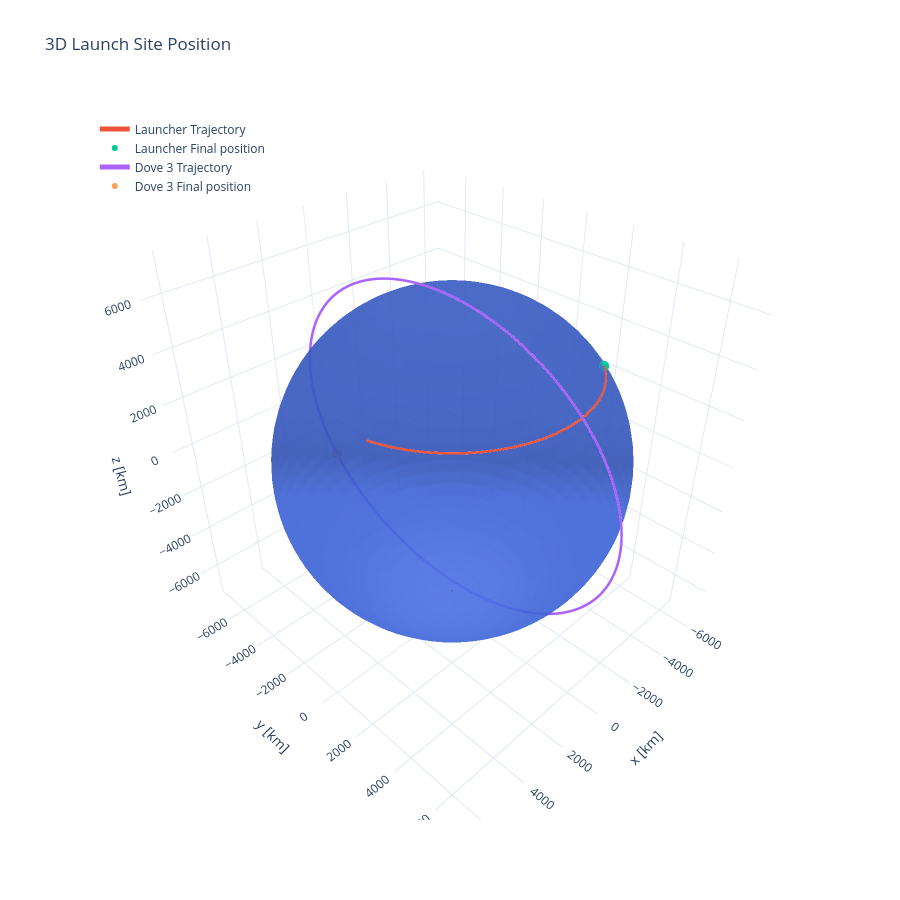

The code cell stored with this chart in its notebook:
### Markdown cell above
### Both positions

### Code cell
plot_3d(t_total_utc, [launch_r_eci, dove3_r_eci], ["Launcher", "Dove 3"], title="3D Launch Site Position")

### Figure 1 — Plotly figure (JSON) as saved in the notebook; plotly's stock layout.template omitted (floating-point values rounded to 4 significant figures; data arrays with more than 128 entries replaced by an {"elided": "..."} marker saying what was removed)
{"data": [{"colorscale": [[0, "royalblue"], [1, "royalblue"]], "name": "Earth", "opacity": 0.7, "showscale": false, "type": "surface", "x": {"elided": "80x40 float values"}, "y": {"elided": "80x40 float values"}, "z": {"elided": "80x40 float values"}}, {"line": {"width": 5}, "mode": "lines", "name": "Launcher Trajectory", "type": "scatter3d", "x": {"elided": "1000 float values"}, "y": {"elided": "1000 float values"}, "z": {"elided": "1000 float values"}}, {"marker": {"size": 6}, "mode": "markers", "name": "Launcher Final position", "type": "scatter3d", "x": [-3617.0], "y": [3549.0], "z": [3873.0]}, {"line": {"width": 5}, "mode": "lines", "name": "Dove 3 Trajectory", "type": "scatter3d", "x": {"elided": "1000 float values"}, "y": {"elided": "1000 float values"}, "z": {"elided": "1000 float values"}}, {"marker": {"size": 6}, "mode": "markers", "name": "Dove 3 Final position", "type": "scatter3d", "x": [230.2], "y": [-6609.0], "z": [-2799.0]}], "layout": {"height": 900, "legend": {"x": 0.02, "y": 0.98}, "scene": {"aspectmode": "data", "xaxis": {"title": {"text": "x [km]"}}, "yaxis": {"title": {"text": "y [km]"}}, "zaxis": {"title": {"text": "z [km]"}}}, "title": {"text": "3D Launch Site Position"}}}
